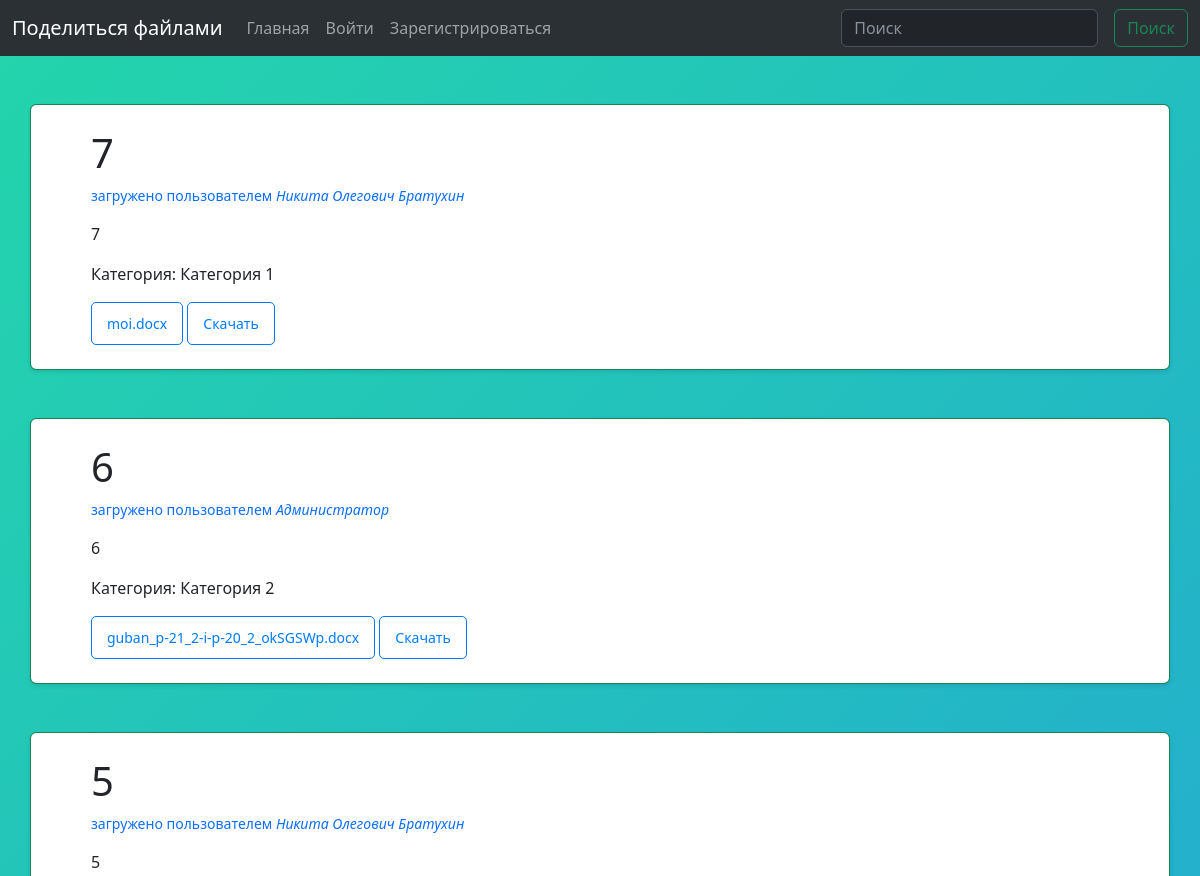
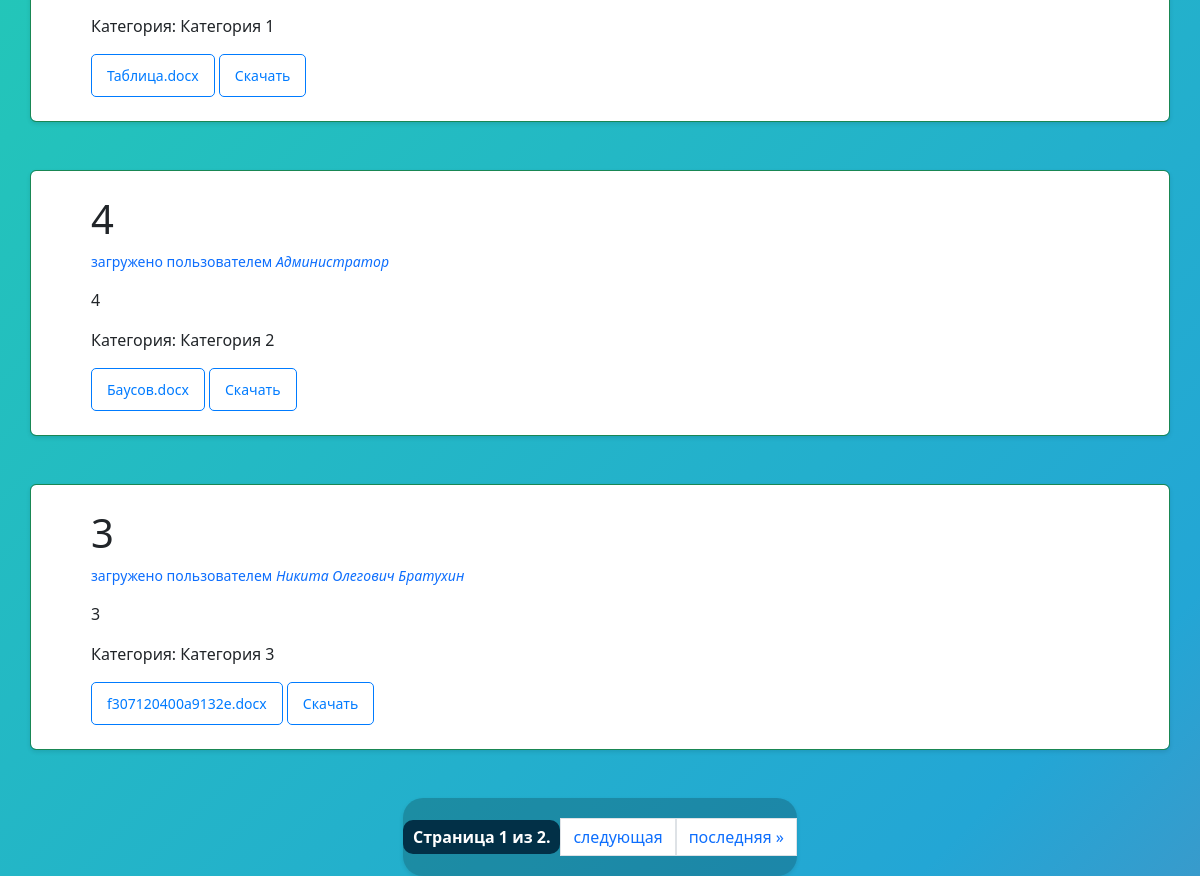
The page / on the database its author committed (2 pictures, top to bottom).
### main/models.py (models this page shows, shortened)
class File_Upload(models.Model):
    user = models.ForeignKey(User, on_delete=models.CASCADE)
    title = models.CharField(max_length=50)
    description = models.TextField()
    category = models.ForeignKey(Category, on_delete=models.CASCADE, related_name='files', null=True)
    file_field = models.FileField(upload_to="")

class User(models.Model):
    name = models.CharField(max_length=50)
    email = models.EmailField()
    pwd = models.CharField(max_length=100)
    gender = models.CharField(max_length=20)

class Category(models.Model):
    name = models.CharField(max_length=100)

### main/views.py (the view)
# urls.py: path('', views.index, name="index"),
def index(request):
    all_files = File_Upload.objects.all().order_by('-id')
    paginator = Paginator(all_files, 5)
    page_number = request.GET.get('page')
    page_obj = paginator.get_page(page_number)
    return render(request, 'index.html', {'page_obj': page_obj})

### templates/index.html (shortened to what this page needs)
{% extends 'base.html' %}
{% block body %}
    {% for file in page_obj %}
        <div class="container border border-success my-5 py-4 form-control">
            <h1 class="mx-5">{{ file.title }}</h1>
            <small><p class="mx-5 text-primary">загружено пользователем <i>{{ file.user.name }}</i></p></small>
            <p class="mx-5">{{ file.description }}</p>
            <p class="mx-5">Категория: {% if file.category %}{{ file.category.name }}{% else %}Не указана{% endif %}</p>
            <div class="mx-5 file-info">
                <a class="btn btn-outline-success btn-sm" href="{{ file.file_field.url }}" target="_blank">{{ file.file_field.name }}</a>
                <a class="btn btn-outline-success btn-sm" href="{{ file.file_field.url }}" download>Скачать</a>
            </div>
        </div>
    {% endfor %}
    <div class="pagination">
        <span class="current-page">Страница {{ page_obj.number }} из {{ page_obj.paginator.num_pages }}.</span>
        {% if page_obj.has_next %}
            <a class="page-link" href="?page={{ page_obj.next_page_number }}">следующая</a>
            <a class="page-link" href="?page={{ page_obj.paginator.num_pages }}">последняя &raquo;</a>
        {% endif %}
    </div>
{% endblock %}

### templates/base.html (shortened to what this page needs)
<!doctype html>
<html lang="ru">
 <head>
{% load static %}
  <link rel="stylesheet" href="{% static 'css/styles.css' %}">
  <link href="https://cdn.jsdelivr.net/npm/bootstrap@5.3.0-alpha1/dist/css/bootstrap.min.css" rel="stylesheet">
  <link href="https://cdnjs.cloudflare.com/ajax/libs/font-awesome/6.0.0-beta3/css/all.min.css" rel="stylesheet">
</head>
  <body class="bg-primary text-light">
    <nav class="navbar navbar-expand-lg bg-body-tertiary bg-primary" data-bs-theme="dark">
        <div class="container-fluid">
          <a class="navbar-brand" href="{% url 'index' %}">Поделиться файлами</a>
          <div class="collapse navbar-collapse" id="navbarSupportedContent">
            <ul class="navbar-nav me-auto mb-2 mb-lg-0">
              <li class="nav-item">
                <a class="nav-link" aria-current="page" href="{% url 'index' %}">Главная</a>
              </li>
              {% if not request.session.user %}
                <li class="nav-item">
                  <a class="nav-link" href="{% url 'login' %}">Войти</a>
                </li>
                <li class="nav-item">
                  <a class="nav-link" href="{% url 'signup' %}">Зарегистрироваться</a>
                </li>
              {% endif %}
            </ul>
            <form class="d-flex" role="search">
              <input class="form-control me-3" type="search" placeholder="Поиск" aria-label="Поиск">
              <button class="btn btn-outline-success" type="submit">Поиск</button>
            </form>
          </div>
        </div>
      </nav>
    {% block body %}
    {% endblock %}
  </body>
</html>

### static/css/styles.css (style rules this page uses)
body { font-family: 'Arial', sans-serif; margin: 0; padding: 0; background: linear-gradient(-45deg, #ee7752, #e73c7e, #23a6d5, #23d5ab); background-size: 400% 400%; animation: gradient 15s ease infinite; height: 100vh; color: #ffffff; }
.container { box-shadow: 0 2px 4px rgba(0, 0, 0, 0.1); background-color: rgba(255, 255, 255, 0.8); margin: 20px auto; padding: 20px; border-radius: 8px; width: 90%; max-width: 800px; }
a.btn { text-decoration: none; color: #007bff; padding: 10px 15px; border: 1px solid #007bff; border-radius: 5px; transition: background-color 0.3s ease, color 0.3s ease; }
.pagination { display: flex; justify-content: center; align-items: center; padding: 20px 0; margin: 20px auto; background-color: rgba(0, 0, 0, 0.2); border-radius: 20px; box-shadow: 0 2px 4px rgba(0, 0, 0, 0.1); width: fit-content; }
.step-links a, .current-page { color: #fff; background-color: #007bff; padding: 5px 10px; text-decoration: none; border-radius: 10px; transition: transform 0.2s ease-in-out; }
.current-page { font-weight: bold; background-color: #023047; }

### rows shown on the page
File_Upload: title "7", user.name "Никита Олегович Братухин", description "7", category.name "Категория 1", file_field.name "moi.docx"
File_Upload: title "6", user.name "Администратор", description "6", category.name "Категория 2", file_field.name "guban_p-21_2-i-p-20_2_okSGSWp.docx"
File_Upload: title "5", user.name "Никита Олегович Братухин", description "5", category.name "Категория 1", file_field.name "Таблица.docx"
File_Upload: title "4", user.name "Администратор", description "4", category.name "Категория 2", file_field.name "Баусов.docx"
File_Upload: title "3", user.name "Никита Олегович Братухин", description "3", category.name "Категория 3", file_field.name "f307120400a9132e.docx"

### other values the page prints
{{ page_obj.number }} "1"
{{ page_obj.paginator.num_pages }} "2"
